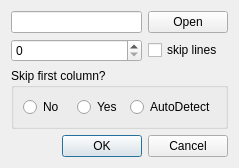
<?xml version="1.0" encoding="UTF-8"?>
<ui version="4.0">
 <class>CustomOpenDialog</class>
 <widget class="QDialog" name="CustomOpenDialog">
  <property name="geometry">
   <rect>
    <x>0</x>
    <y>0</y>
    <width>239</width>
    <height>166</height>
   </rect>
  </property>
  <property name="windowTitle">
   <string>Dialog</string>
  </property>
  <layout class="QVBoxLayout" name="verticalLayout">
   <item>
    <layout class="QGridLayout" name="gridLayout">
     <item row="0" column="0">
      <widget class="QLineEdit" name="lineEdit"/>
     </item>
     <item row="1" column="0">
      <widget class="QSpinBox" name="spinBox">
       <property name="maximum">
        <number>1000</number>
       </property>
      </widget>
     </item>
     <item row="1" column="1">
      <widget class="QCheckBox" name="checkBox">
       <property name="text">
        <string>skip lines</string>
       </property>
      </widget>
     </item>
     <item row="0" column="1">
      <widget class="QPushButton" name="pushButton">
       <property name="text">
        <string>Open</string>
       </property>
      </widget>
     </item>
    </layout>
   </item>
   <item>
    <widget class="QGroupBox" name="groupBox">
     <property name="title">
      <string>Skip first column?</string>
     </property>
     <layout class="QHBoxLayout" name="horizontalLayout">
      <item>
       <widget class="QRadioButton" name="radioButton_2">
        <property name="text">
         <string>No</string>
        </property>
       </widget>
      </item>
      <item>
       <widget class="QRadioButton" name="radioButton">
        <property name="text">
         <string>Yes</string>
        </property>
       </widget>
      </item>
      <item>
       <widget class="QRadioButton" name="radioButton_3">
        <property name="text">
         <string>AutoDetect</string>
        </property>
       </widget>
      </item>
     </layout>
    </widget>
   </item>
   <item>
    <widget class="QDialogButtonBox" name="buttonBox">
     <property name="orientation">
      <enum>Qt::Horizontal</enum>
     </property>
     <property name="standardButtons">
      <set>QDialogButtonBox::Cancel|QDialogButtonBox::Ok</set>
     </property>
    </widget>
   </item>
  </layout>
 </widget>
 <resources/>
 <connections>
  <connection>
   <sender>buttonBox</sender>
   <signal>accepted()</signal>
   <receiver>CustomOpenDialog</receiver>
   <slot>accept()</slot>
   <hints>
    <hint type="sourcelabel">
     <x>248</x>
     <y>254</y>
    </hint>
    <hint type="destinationlabel">
     <x>157</x>
     <y>274</y>
    </hint>
   </hints>
  </connection>
  <connection>
   <sender>buttonBox</sender>
   <signal>rejected()</signal>
   <receiver>CustomOpenDialog</receiver>
   <slot>reject()</slot>
   <hints>
    <hint type="sourcelabel">
     <x>316</x>
     <y>260</y>
    </hint>
    <hint type="destinationlabel">
     <x>286</x>
     <y>274</y>
    </hint>
   </hints>
  </connection>
 </connections>
</ui>
